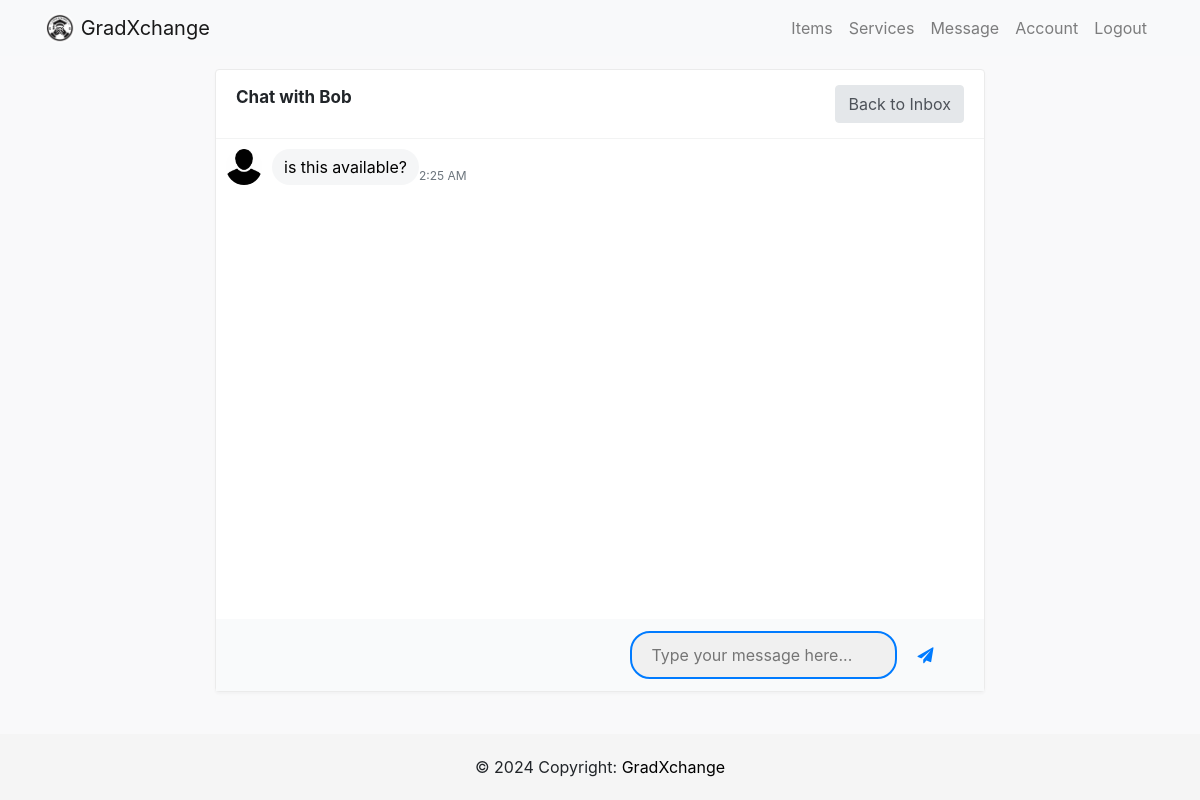
The page /chat/2/ (signed in) on the database its author committed.
### users/models.py (models this page shows, shortened)
class Profile(models.Model):
    user = models.OneToOneField(User, on_delete=models.CASCADE)
    image = models.ImageField(default='profilepic.jpg', upload_to='profile_picture')
    location =models.CharField(max_length=100)
    about_me = models.CharField(max_length=200, null=True, blank=True)
    phone_regex = RegexValidator(
        regex=r'^\+?60?\d{9,10}$',
        message="Phone number must be entered in the format: '+60123456789'. With country code +60 and up to 10 digits allowed."
    )
    phone = models.CharField(validators=[phone_regex], max_length=17, blank=True)  # Optional: adjust max_length as needed
    whatsapp_regex = RegexValidator(
        regex=r'^\+?60?\d{9,10}$',
        message="Whatsapp number must be entered in the format: '+60123456789'. With country code +60 and up to 10 digits allowed."
    )
    whatsapp = models.CharField(validators=[whatsapp_regex], max_length=17, blank=True)

class Message(models.Model):
    sender = models.ForeignKey(Profile, on_delete=models.SET_NULL, null=True, blank=True, related_name='sent_messages')
    recipient = models.ForeignKey(Profile, on_delete=models.SET_NULL, null=True, blank=True, related_name='received_messages')
    text = models.TextField()
    is_read = models.BooleanField(default=False, null=True)
    created = models.DateTimeField(auto_now_add=True)
    id = models.UUIDField(default=uuid.uuid4, unique=True, primary_key=True)
    conversation_id = models.UUIDField(default=uuid.uuid4, editable=True)
    class Meta:
        ordering = ['is_read', '-created']

### users/views.py (the view)
# urls.py: path('chat/<int:profile_id>/', user_views.chat, name='chat'),
@login_required
def chat(request, profile_id):
    user_A = request.user.profile  # Current logged-in user
    user_B = get_object_or_404(Profile, id=profile_id)  # Recipient obtained from URL parameter
    if request.method == "POST":
        text = request.POST.get('text', '').strip()
        if text:  # Ensure the text is not empty
            Message.objects.create(sender=user_A, recipient=user_B, text=text, is_read=False)
            return redirect('chat', profile_id=profile_id)
    messages = Message.objects.filter(
        Q(sender=user_A, recipient=user_B) | Q(sender=user_B, recipient=user_A)
    ).order_by('created')
    Message.objects.filter(sender=user_B, recipient=user_A, is_read=False).update(is_read=True)
    unread_messages_count = Message.objects.filter(recipient=user_A, sender=user_B, is_read=False).count()
    context = {
        'messages': messages,
        'user_A': user_A,
        'user_B': user_B,
        'profile_id': profile_id,
        'unread_messages_count': unread_messages_count  # Include this in your template where needed
    }
    return render(request, 'users/chat.html', context)

### users/context_processors.py (called while the page is built)
def unread_message_count(request):
    if request.user.is_authenticated:
        count = Message.objects.filter(recipient=request.user.profile, is_read=False).count()
        return {'unread_message_count': count}
    return {}

### users/templates/users/chat.html (shortened to what this page needs)
{% extends 'users/base.html' %}
{% load static %}
{% block body %}
<link href="https://stackpath.bootstrapcdn.com/font-awesome/4.7.0/css/font-awesome.min.css" rel="stylesheet">
<div class="page-content">
    <div class="col-md-8">
        <div class="card card-bordered">
            <div class="card-header">
                <h4 class="card-title"><strong>Chat with {{ user_B.user.username }}</strong></h4>
                <a class="btn btn-xs btn-secondary" href="{% url 'inbox' %}">Back to Inbox</a>
            </div>
            <div class="ps-container" id="chat-content">
                {% for message in messages %}
                <div class="media media-chat {% if message.sender == user_A %}media-chat-reverse{% endif %}">
                    <img class="avatar" src="{{ message.sender.user.profile.image.url }}" alt="...">
                    <div class="media-body">{{ message.text }}</div>
                    <div class="meta">
                        <time datetime="{{ message.created|date:'c' }}">{{ message.created|date:"g:i A" }}</time>
                    </div>
                </div>
                {% endfor %}
            </div>
            <div class="publisher">
                <form action="" method="POST">
                    <input class="publisher-input" type="text" name="text" placeholder="Type your message here..."
                        autocomplete="off">
                    <button type="submit" class="publisher-btn"><i class="fa fa-paper-plane"></i></button>
                </form>
            </div>
        </div>
    </div>
</div>
{% endblock %}

### static/css/style.css (style rules this page uses)
html, body { height: 100%; margin: 0; padding: 0; }
body { display: flex; flex-direction: column; }

### users/templates/users/chat.html (style rules this page uses)
body { background-color: #f9f9fa; }
.page-content { display: flex; justify-content: center; align-items: center; height: 100vh; }
.card-bordered { border: 1px solid #ebebeb; }
.card { margin-bottom: 30px; box-shadow: 0 2px 3px rgba(0, 0, 0, 0.03); transition: .5s; width: 100%; }
.card-header { display: flex; justify-content: space-between; align-items: center; padding: 15px 20px; background-color: transparent; border-bottom: 1px solid rgba(77, 82, 89, 0.07); }
.card-title { font-size: 17px; }
.btn-secondary { background-color: #e4e7ea; border-color: #e4e7ea; color: #4d5259; }
.avatar { width: 36px; height: 36px; border-radius: 50%; margin-right: 10px; }
.media-chat { display: flex; align-items: flex-end; margin-bottom: 10px; }
.media-body { padding: 6px 12px; border-radius: 18px; background-color: #f5f6f7; color: black; max-width: fit-content; word-break: break-word; }
.ps-container { overflow-y: scroll; height: 60vh; padding: 10px; }
.publisher { display: flex; justify-content: flex-end; padding: 12px 20px; background-color: #f9fafb; align-items: center; }
.publisher-input { flex-grow: 1; border: 2px solid #007bff; outline: none !important; background-color: #f0f0f0; padding: 10px 20px; border-radius: 20px; margin-right: 10px; width: 80%; }
.publisher-btn { background-color: transparent; color: #007bff; cursor: pointer; border: none; }
.meta { font-size: 0.75em; color: #6c757d; margin-top: 5px; }

### rows shown on the page
Profile: user.username "Bob"
Message: sender.user.profile.image (picture), text "is this available?", created "2:25 AM"
